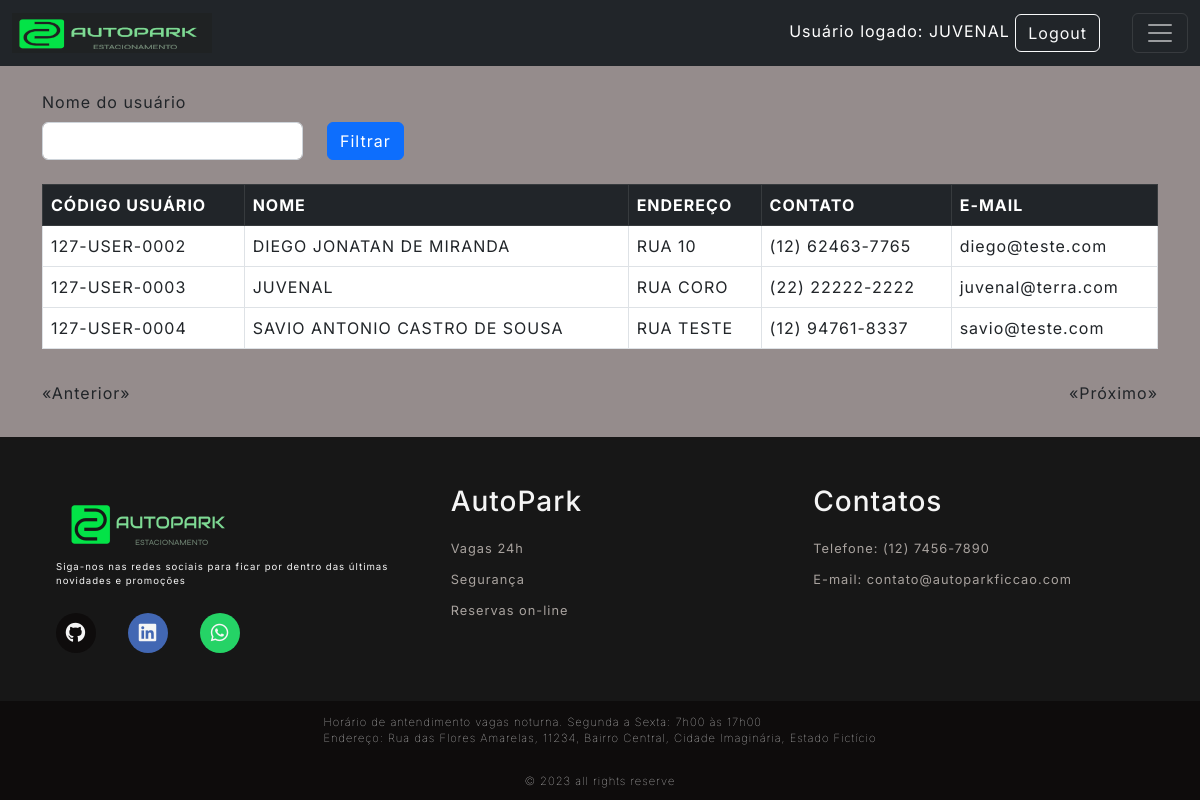
Screenshot of /user/list (signed in) with the database file from the repository.
### Src/Model/BancoDados.py (models this page shows, shortened)
class Usuarios(UserMixin,db.Model):
  __tablename__= "Usuarios"
  id = db.Column(db.Integer, primary_key=True, autoincrement=True)
  cpf = db.Column(db.Integer, unique=True)
  codUser = db.Column(db.Integer, unique=True)
  nome = db.Column(db.String(150))
  endereco = db.Column(db.String(150))
  contato = db.Column(db.String(150))
  email = db.Column(db.String(150))
  senha = db.Column(db.String(150))
  status = db.Column(db.String(3))

### Src/View/User.py (the view)
@User.route('/list', defaults={'page': 1}, methods=['GET'])
@User.route('/list/<int:page>', methods=['GET'])
@login_required
def listUser(page):
    _userFilter = request.values.get('nomeUsuario')
    if _userFilter == 'None' or _userFilter is None:
        _userFilter = ""
    return render_template('listaUsuarios.html', listData=UserController.List(page, _userFilter), _nomeUser=_userFilter)

### Src/Controller/Users.py (called while the page is built)
  def List(page, _userFilter, per_page=5):
    if len(_userFilter) < 1:
      query = Usuarios.query.paginate(page=page, per_page=per_page)
    else:
      query = Usuarios.query.filter(Usuarios.nome.like('%'+_userFilter+'%')).paginate(page=page, per_page=per_page)
    queryCount = Usuarios.query.count()
    return {
        "regUser": query,
        "count": queryCount,
        "page": page,
        "per_page": per_page
    }

### Src/View/Login.py (called while the page is built)
@login_manager.user_loader
def load_user(employee_id):
  usuario = Usuarios.query.filter_by(id=employee_id).first()
  return usuario

### Templates/listaUsuarios.html (shortened to what this page needs)
{% extends 'base.html' %}
{% block conteudo %}
<br>
<div class="row">
  <label class="form-label" for="form3Example4">Nome do usuário</label>
  <form action="{{url_for('router.user.listUser')}}" method="GET">
    <div class="form-group row">
      <div class="form-group col-md-3">
        <input type="text" class="form-control" name="nomeUsuario" value="{{_nomeUser}}">
      </div>
      <div class="col-auto">
        <button type="submit" class="btn btn-primary">Filtrar</button>
      </div>
    </div>
  </form>
</div>
<br>
<div class="bg-white ">
  <table class="table table-bordered table-hover">
    <thead class="table-dark">
      <tr>
        <th scope="col">CÓDIGO USUÁRIO</th>
        <th scope="col">NOME</th>
        <th scope="col">ENDEREÇO</th>
        <th scope="col">CONTATO</th>
        <th scope="col">E-MAIL</th>
      </tr>
    </thead>
    <tbody>
      {% for registro in listData['regUser'].items %}
      {% if not registro.nome == "ADMIN" %}
      <tr>
        <td>{{registro.codUser}}</td>
        <td>{{registro.nome}}</td>
        <td>{{registro.endereco}}</td>
        <td>{{registro.contato}}</td>
        <td>{{registro.email}}</td>
      </tr>
      {% endif %}
      {% endfor %}
    </tbody>
  </table>
</div>
<div class="pagination">
  {% if listData['regUser'].has_prev %}
  <a href="{{listData['regUser'].prev_num}}?nomeUsuario={{_nomeUser}}" aria-label="Página anterior">«Anterior»</a>
  {% else %}
  <p>«Anterior»</p>
  {% endif %}
  {% if listData['regUser'].has_next %}
  <a href="{{listData['regUser'].next_num}}?nomeUsuario={{_nomeUser}}" aria-label="Próxima página">«Próximo»</a>
  {% else %}
  <p>«Próximo»</p>
  {% endif %}
</div>
{% endblock conteudo %}

### Templates/top.html (shortened to what this page needs)
<div id="containers">
    <nav class="navbar navbar-dark bg-dark">
        <div class="container-fluid">
            <a class="navbar-brand" href="{{url_for('router.home.index')}}">
                <img src="{{url_for('static', filename='Images/LogoNavi.png')}}" alt="Logo" class="logo">
            </a>
            <div class="ms-auto">
                {% if not current_user.nome %}
                <div class="text-end login-button">
                    <a type="button" class="btn btn-outline-light me-2"
                        href="{{url_for('router.login.login')}}">Login</a>
                </div>
                {% else %}
                <div class="text-end me-4 user-info">
                    Usuário logado: {{current_user.nome}}
                    <a type="button" class="btn btn-outline-light me-2"
                        href="{{url_for('router.login.logout')}}">Logout</a>
                </div>
                {% endif %}
            </div>
            <button class="navbar-toggler" type="button" data-bs-toggle="collapse" data-bs-target="#navbarNav" aria-controls="navbarNav" aria-expanded="false" aria-label="Toggle navigation">
                <span class="navbar-toggler-icon"></span>
            </button>
        </div>
    </nav>
</div>

### Public/style.css (style rules this page uses)
:root { --color-neutral-0: #0e0c0c; --color-neutral-10: #171717; --color-neutral-30: #a8a29e; --color-neutral-40: #f5f5f5; --color-neutral-50: #958c8c; }
* { font-family: 'Inter', sans-serif; margin: 0; padding: 0; box-sizing: border-box; letter-spacing: 1px; }
body { background: var(--color-neutral-50); display: flex; flex-direction: column; min-height: 100vh; }
.logo { width: 200px; height: 40px; }
.user-info { text-align:right; color:white; width:300px; }
.pagination { display: flex; justify-content: space-between; align-items: center; padding: 1em 0; }
.user-info { text-align: right; color: white; width: 600px; white-space: nowrap; overflow: hidden; text-overflow: ellipsis; }

### rows the page displays
Usuarios: nome "JUVENAL", codUser "127-USER-0003", endereco "RUA CORO", contato "(22) 22222-2222", email "juvenal@terra.com"
Usuarios: codUser "127-USER-0002", nome "DIEGO JONATAN DE MIRANDA", endereco "RUA 10", contato "(12) 62463-7765", email "diego@teste.com"
Usuarios: codUser "127-USER-0004", nome "SAVIO ANTONIO CASTRO DE SOUSA", endereco "RUA TESTE", contato "(12) 94761-8337", email "savio@teste.com"
